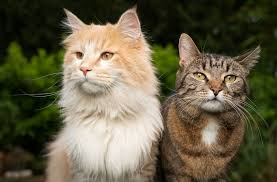
#> input picture photos/cats.jpg, 277 x 182 px
$ python histogram.py
#> lines starting #> are read from the running program, lines starting #| are printed output that depends on the picture; after the words box and inside, x2 and y2 are one past the last pixel; in counts of white or black regions, pixels touching at a corner belong together
import cv2 as cv
import matplotlib.pyplot as plt
import numpy as np

img = cv.imread('photos/cats.jpg')
#> img is the input picture: shape (182, 277, 3); mean B, G, R 71.5, 94.9, 101.7
cv.imshow('Cats', img)

blank = np.zeros(img.shape[:2], dtype='uint8')

#histograms allow to visualize the distribution of pixels in an image

gray = cv.cvtColor(img, cv.COLOR_BGR2GRAY)
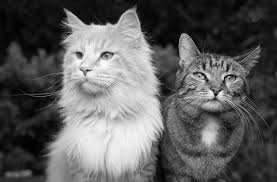
#> gray: shape (182, 277); min 0, max 254, mean 94.3
cv.imshow('Gray', gray)

#grayscale histogram
gray_hist = cv.calcHist([gray], [0], None, [256], [0,256]) #pass everything as a list
#> gray_hist = 256 values, max 758 at index 14, min 0 at index 255, mean 196.9

plt.figure()
plt.title('Gray Hist')
plt.xlabel('Bins')
plt.ylabel('# of pixels')
plt.plot(gray_hist)
plt.xlim([0,256])
plt.show()
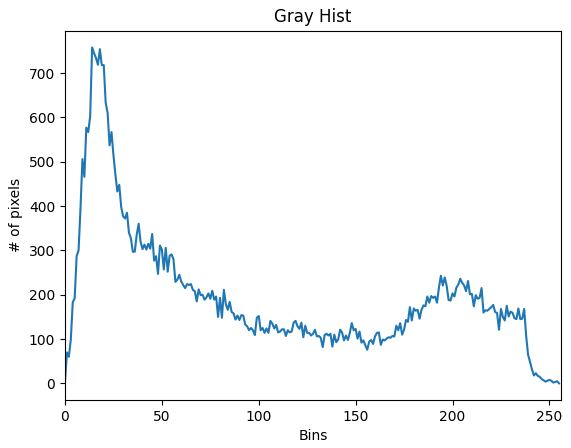
#> figure drawn by matplotlib, 1 panel; curve peaks at x = 14, y = 758

#can also create a mask and compute a histogram for only that mask in the image
circle = cv.circle(blank, (img.shape[1]//2, img.shape[0]//2), 100, 255, -1)
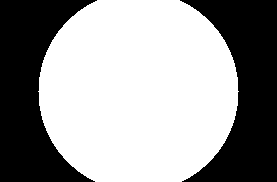
#> blank: shape (182, 277); 60.3% white; 2 black regions, box (x1, y1, x2, y2) and area: (0, 0, 97, 182) 9999, (180, 0, 277, 182) 9999

#> (the run stopped early here; a loop or call above may not have finished)

$ run again, with photos/bigdog.jpg copied over photos/cats.jpg
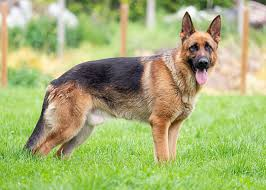
#> input picture photos/bigdog.jpg, 266 x 190 px
#> img is the input picture: shape (190, 266, 3); mean B, G, R 116.4, 177.8, 166.7
#> `gray = cv.cvtColor(img, cv.COLOR_BGR2GRAY)`:
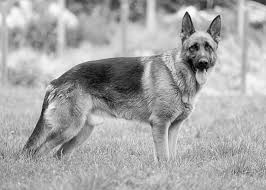
#> gray: shape (190, 266); min 1, max 254, mean 167.5
#> gray_hist = 256 values, max 670 at index 188, min 0 at index 0, mean 197.4
#> `circle = cv.circle(blank, (img.shape[1]//2, img.shape[0]//2), 100, 255..`:
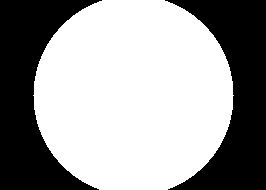
#> blank: shape (190, 266); 61.3% white; 2 black regions, box (x1, y1, x2, y2) and area: (0, 0, 102, 190) 9863, (165, 0, 266, 190) 9673

$ run again, with photos/boston.jpg copied over photos/cats.jpg
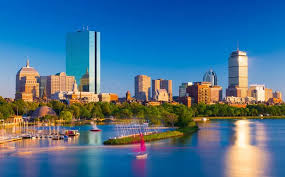
#> input picture photos/boston.jpg, 285 x 177 px
#> img is the input picture: shape (177, 285, 3); mean B, G, R 144.2, 113.4, 73
#> `gray = cv.cvtColor(img, cv.COLOR_BGR2GRAY)`:
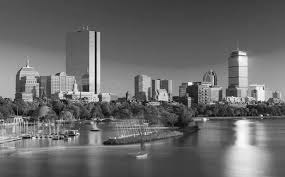
#> gray: shape (177, 285); min 1, max 253, mean 104.8
#> gray_hist = 256 values, max 914 at index 83, min 0 at index 0, mean 197.1
#> `circle = cv.circle(blank, (img.shape[1]//2, img.shape[0]//2), 100, 255..`:
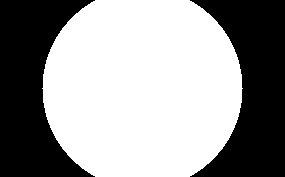
#> blank: shape (177, 285); 59.4% white; 2 black regions, box (x1, y1, x2, y2) and area: (0, 0, 95, 177) 10234, (190, 0, 285, 177) 10234

$ run again, with photos/cat 1.jpg copied over photos/cats.jpg
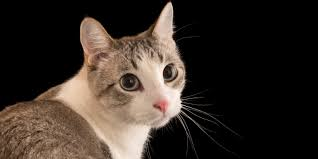
#> input picture photos/cat 1.jpg, 318 x 159 px
#> img is the input picture: shape (159, 318, 3); mean B, G, R 39.3, 46.3, 55.8
#> `gray = cv.cvtColor(img, cv.COLOR_BGR2GRAY)`:
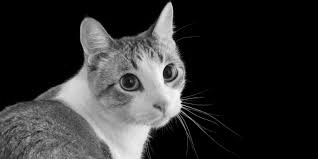
#> gray: shape (159, 318); min 0, max 250, mean 48.4
#> gray_hist = 256 values, max 28833 at index 0, min 0 at index 251, mean 197.5
#> `circle = cv.circle(blank, (img.shape[1]//2, img.shape[0]//2), 100, 255..`:
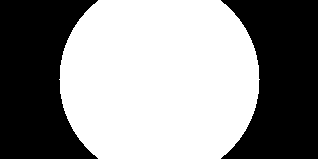
#> blank: shape (159, 318); 55.4% white; 2 black regions, box (x1, y1, x2, y2) and area: (0, 0, 98, 159) 11347, (221, 0, 318, 159) 11188
